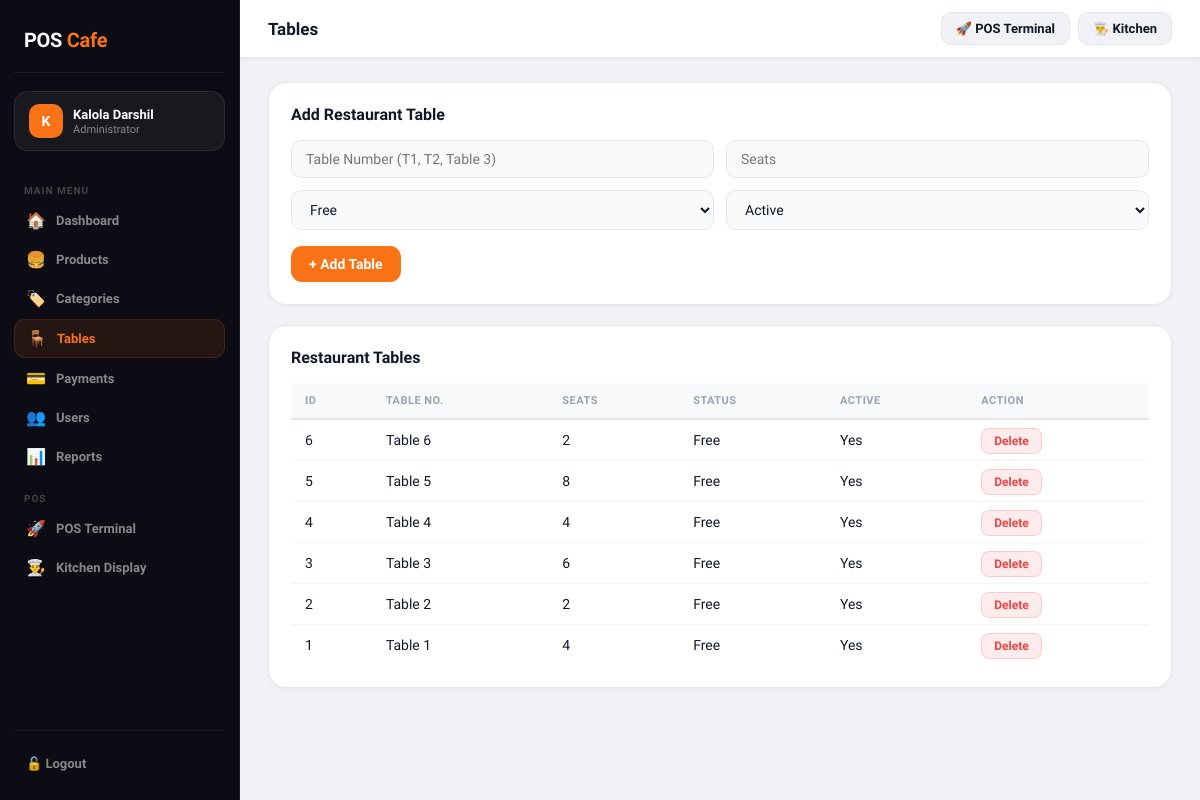
Screenshot of /admin/tables.php (signed in) with the database file from the repository.
### tables this page shows
CREATE TABLE `restaurant_tables` (
  `id` int(11) NOT NULL,
  `table_number` varchar(20) NOT NULL,
  `seats` int(11) NOT NULL,
  `status` enum('free','occupied') DEFAULT 'free',
  `active` enum('yes','no') DEFAULT 'yes',
  `created_at` timestamp NOT NULL DEFAULT current_timestamp(),
  `occupied_at` datetime DEFAULT NULL
);

### admin/tables.php (the view, shortened to what this page needs)
<?php
include("../config/db.php");
include("layout/header.php");
$tables = mysqli_query($conn, "SELECT * FROM restaurant_tables ORDER BY id DESC");
?>
<div class="panel">
    <h3>Add Restaurant Table</h3>
    <form method="POST">
        <div class="form-grid">
            <input type="text" name="table_number" placeholder="Table Number (T1, T2, Table 3)" required>
            <input type="number" name="seats" placeholder="Seats" required>
            <select name="status">
                <option value="free">Free</option>
            </select>
            <select name="active">
                <option value="yes">Active</option>
            </select>
        </div>
        <div style="margin-top:16px;">
            <button type="submit" name="add_table" class="btn-primary">+ Add Table</button>
        </div>
    </form>
</div>
<div class="panel">
    <h3>Restaurant Tables</h3>
    <div class="table-wrap">
        <table>
            <tr>
                <th>ID</th>
                <th>Table No.</th>
                <th>Seats</th>
                <th>Status</th>
                <th>Active</th>
                <th>Action</th>
            </tr>
            <?php while($row = mysqli_fetch_assoc($tables)) { ?>
            <tr>
                <td><?php echo $row['id']; ?></td>
                <td><?php echo htmlspecialchars($row['table_number']); ?></td>
                <td><?php echo $row['seats']; ?></td>
                <td>
                    <span class="<?php echo ($row['status'] == 'free') ? 'status-free' : 'status-occupied'; ?>">
                        <?php echo ucfirst($row['status']); ?>
                    </span>
                </td>
                <td>
                    <span class="<?php echo ($row['active'] == 'yes') ? 'status-yes' : 'status-no'; ?>">
                        <?php echo ucfirst($row['active']); ?>
                    </span>
                </td>
                <td>
                    <a class="action-btn delete-btn" href="delete_table.php?id=<?php echo $row['id']; ?>" onclick="return confirm('Delete this table?')">Delete</a>
                </td>
            </tr>
            <?php } ?>
        </table>
    </div>
</div>
<?php include("layout/footer.php"); ?>

### admin/layout/header.php (style rules this page uses)
*,*::before,*::after { margin:0;padding:0;box-sizing:border-box; }
:root { --primary:#F97316;--primary-dark:#EA6C0A;--primary-dim:rgba(249,115,22,0.1); --sidebar:#0C0C14;--sidebar-border:rgba(255,255,255,0.07); --bg:#F0F2F5;--surface:#FFF;--border:#E4E7EC; --text:#101828;--text2:#667085;--text3:#98A2B3; --success:#12B76A;--danger:#EF4444;--warning:#F59E0B; }
body { font-family:'Plus Jakarta Sans',sans-serif;background:var(--bg);color:var(--text); }
.panel { background:var(--surface);border:1px solid var(--border);border-radius:18px;padding:22px;margin-bottom:20px;box-shadow:0 1px 4px rgba(0,0,0,0.04); }
.panel h3 { font-size:16px;font-weight:800;margin-bottom:16px; }
.form-grid { display:grid;grid-template-columns:1fr 1fr;gap:12px; }
.form-grid input,.form-grid select,.form-grid textarea,textarea,input[type=text],input[type=number],input[type=email],select { width:100%;padding:10px 14px;background:#F8FAFC;border:1px solid var(--border);border-radius:10px; font-family:'Plus Jakarta Sans',sans-serif;font-size:14px;color:var(--text);transition:0.15s; }
.btn-primary { background:var(--primary);color:white;border:none;border-radius:11px;padding:10px 18px;font-family:'Plus Jakarta Sans',sans-serif;font-size:14px;font-weight:700;cursor:pointer;transition:0.15s; }
.table-wrap { overflow-x:auto; }
.table-wrap table { width:100%;border-collapse:collapse; }
.table-wrap th { font-size:11px;font-weight:800;text-transform:uppercase;letter-spacing:0.5px;color:var(--text3);padding:11px 14px;text-align:left;border-bottom:2px solid var(--border);background:#F8FAFC;white-space:nowrap; }
.table-wrap td { padding:12px 14px;border-bottom:1px solid #F2F4F7;font-size:14px;vertical-align:middle; }
.table-wrap tr:last-child td { border-bottom:none; }
.action-btn { text-decoration:none;padding:5px 12px;border-radius:8px;font-size:12px;font-weight:700;transition:0.15s;border:none;cursor:pointer;font-family:'Plus Jakarta Sans',sans-serif; }
.delete-btn { background:rgba(239,68,68,0.1);color:var(--danger);border:1px solid rgba(239,68,68,0.2); }

### rows the page displays
restaurant_tables: id "6", table_number "Table 6", seats "2", status "Free", active "Yes"
restaurant_tables: id "5", table_number "Table 5", seats "8", status "Free", active "Yes"
restaurant_tables: id "4", table_number "Table 4", seats "4", status "Free", active "Yes"
restaurant_tables: id "3", table_number "Table 3", seats "6", status "Free", active "Yes"
restaurant_tables: id "2", table_number "Table 2", seats "2", status "Free", active "Yes"
restaurant_tables: id "1", table_number "Table 1", seats "4", status "Free", active "Yes"

### other values shown
substr($user_name,0,1) "K"
$user_name "Kalola Darshil"
$n['icon'] "🏠"
$n['label'] "Dashboard"
$n['icon'] "🍔"
$n['label'] "Products"
$n['icon'] "🏷️"
$n['label'] "Categories"
$n['icon'] "🪑"
$n['label'] "Tables"
$n['icon'] "💳"
$n['label'] "Payments"
$n['icon'] "👥"
$n['label'] "Users"
$n['icon'] "📊"
